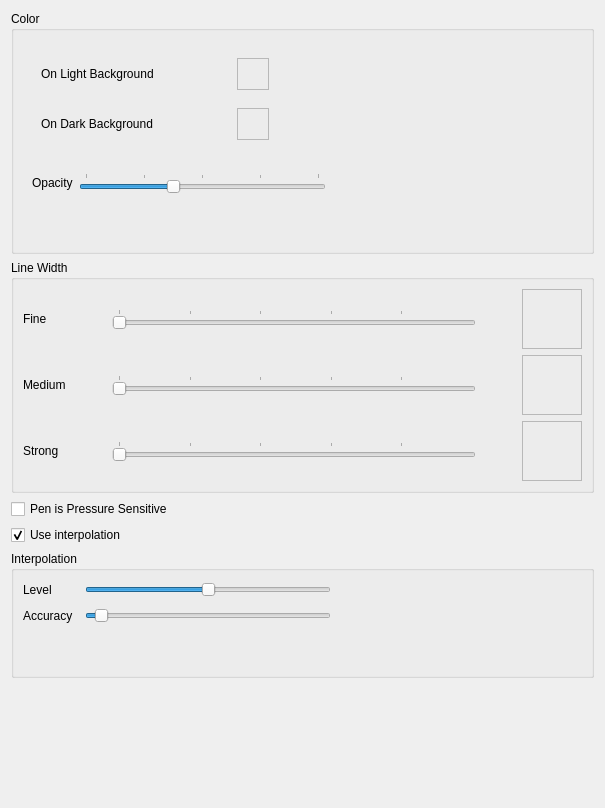
<?xml version="1.0" encoding="UTF-8"?>
<ui version="4.0">
 <class>brushProperties</class>
 <widget class="QFrame" name="brushProperties">
  <property name="geometry">
   <rect>
    <x>0</x>
    <y>0</y>
    <width>605</width>
    <height>808</height>
   </rect>
  </property>
  <property name="windowTitle">
   <string/>
  </property>
  <property name="frameShape">
   <enum>QFrame::NoFrame</enum>
  </property>
  <property name="frameShadow">
   <enum>QFrame::Plain</enum>
  </property>
  <layout class="QGridLayout" name="gridLayout">
   <item row="0" column="0" colspan="3">
    <widget class="QGroupBox" name="colorGroupBox">
     <property name="title">
      <string>Color</string>
     </property>
     <layout class="QGridLayout" name="gridLayout_4">
      <item row="0" column="0">
       <widget class="QFrame" name="colorFrame">
        <property name="frameShape">
         <enum>QFrame::NoFrame</enum>
        </property>
        <property name="frameShadow">
         <enum>QFrame::Raised</enum>
        </property>
        <layout class="QVBoxLayout" name="verticalLayout">
         <property name="spacing">
          <number>0</number>
         </property>
         <item>
          <widget class="QFrame" name="lightBackgroundFrame">
           <property name="frameShape">
            <enum>QFrame::NoFrame</enum>
           </property>
           <property name="frameShadow">
            <enum>QFrame::Raised</enum>
           </property>
           <layout class="QHBoxLayout" name="lightBackgroundLayout">
            <item>
             <widget class="QLabel" name="lightBackgroundLabel">
              <property name="text">
               <string>On Light Background</string>
              </property>
             </widget>
            </item>
            <item>
             <spacer name="horizontalSpacer">
              <property name="orientation">
               <enum>Qt::Horizontal</enum>
              </property>
              <property name="sizeHint" stdset="0">
               <size>
                <width>40</width>
                <height>20</height>
               </size>
              </property>
             </spacer>
            </item>
            <item>
             <widget class="UBColorPicker" name="lightBackgroundColorPicker0">
              <property name="minimumSize">
               <size>
                <width>32</width>
                <height>32</height>
               </size>
              </property>
              <property name="frameShape">
               <enum>QFrame::StyledPanel</enum>
              </property>
              <property name="frameShadow">
               <enum>QFrame::Raised</enum>
              </property>
             </widget>
            </item>
           </layout>
          </widget>
         </item>
         <item>
          <widget class="QFrame" name="darkBackgroundFrame">
           <property name="frameShape">
            <enum>QFrame::NoFrame</enum>
           </property>
           <property name="frameShadow">
            <enum>QFrame::Raised</enum>
           </property>
           <layout class="QHBoxLayout" name="darkBackgroundLayout">
            <item>
             <widget class="QLabel" name="darkBackgroundLabel">
              <property name="text">
               <string>On Dark Background</string>
              </property>
             </widget>
            </item>
            <item>
             <spacer name="horizontalSpacer_2">
              <property name="orientation">
               <enum>Qt::Horizontal</enum>
              </property>
              <property name="sizeHint" stdset="0">
               <size>
                <width>40</width>
                <height>20</height>
               </size>
              </property>
             </spacer>
            </item>
            <item>
             <widget class="UBColorPicker" name="darkBackgroundColorPicker0">
              <property name="minimumSize">
               <size>
                <width>32</width>
                <height>32</height>
               </size>
              </property>
              <property name="frameShape">
               <enum>QFrame::StyledPanel</enum>
              </property>
              <property name="frameShadow">
               <enum>QFrame::Raised</enum>
              </property>
             </widget>
            </item>
           </layout>
          </widget>
         </item>
        </layout>
       </widget>
      </item>
      <item row="0" column="2">
       <spacer name="neSpacer">
        <property name="orientation">
         <enum>Qt::Horizontal</enum>
        </property>
        <property name="sizeHint" stdset="0">
         <size>
          <width>0</width>
          <height>0</height>
         </size>
        </property>
       </spacer>
      </item>
      <item row="1" column="0" colspan="3">
       <widget class="QFrame" name="opacityFrame">
        <property name="frameShape">
         <enum>QFrame::NoFrame</enum>
        </property>
        <property name="frameShadow">
         <enum>QFrame::Raised</enum>
        </property>
        <layout class="QHBoxLayout" name="horizontalLayout">
         <item>
          <widget class="QLabel" name="opacityLabel">
           <property name="text">
            <string>Opacity</string>
           </property>
          </widget>
         </item>
         <item>
          <widget class="QSlider" name="opacitySlider">
           <property name="minimum">
            <number>20</number>
           </property>
           <property name="maximum">
            <number>100</number>
           </property>
           <property name="value">
            <number>50</number>
           </property>
           <property name="orientation">
            <enum>Qt::Horizontal</enum>
           </property>
           <property name="tickPosition">
            <enum>QSlider::TicksAbove</enum>
           </property>
           <property name="tickInterval">
            <number>20</number>
           </property>
          </widget>
         </item>
         <item>
          <spacer name="eSpacer_2">
           <property name="orientation">
            <enum>Qt::Horizontal</enum>
           </property>
           <property name="sizeHint" stdset="0">
            <size>
             <width>156</width>
             <height>20</height>
            </size>
           </property>
          </spacer>
         </item>
        </layout>
       </widget>
      </item>
      <item row="2" column="1">
       <spacer name="cSpacer">
        <property name="orientation">
         <enum>Qt::Vertical</enum>
        </property>
        <property name="sizeHint" stdset="0">
         <size>
          <width>20</width>
          <height>40</height>
         </size>
        </property>
       </spacer>
      </item>
     </layout>
    </widget>
   </item>
   <item row="2" column="0" colspan="3">
    <widget class="QFrame" name="pressureFrame">
     <property name="frameShape">
      <enum>QFrame::NoFrame</enum>
     </property>
     <property name="frameShadow">
      <enum>QFrame::Raised</enum>
     </property>
     <layout class="QHBoxLayout" name="horizontalLayout_4">
      <property name="margin">
       <number>0</number>
      </property>
      <item>
       <widget class="QCheckBox" name="pressureSensitiveCheckBox">
        <property name="sizePolicy">
         <sizepolicy hsizetype="MinimumExpanding" vsizetype="Fixed">
          <horstretch>0</horstretch>
          <verstretch>0</verstretch>
         </sizepolicy>
        </property>
        <property name="text">
         <string>Pen is Pressure Sensitive</string>
        </property>
       </widget>
      </item>
      <item>
       <spacer name="seSpacer">
        <property name="orientation">
         <enum>Qt::Horizontal</enum>
        </property>
        <property name="sizeHint" stdset="0">
         <size>
          <width>198</width>
          <height>20</height>
         </size>
        </property>
       </spacer>
      </item>
     </layout>
    </widget>
   </item>
   <item row="1" column="0" colspan="3">
    <widget class="QGroupBox" name="lineWidthGroupBox">
     <property name="sizePolicy">
      <sizepolicy hsizetype="Minimum" vsizetype="Preferred">
       <horstretch>0</horstretch>
       <verstretch>0</verstretch>
      </sizepolicy>
     </property>
     <property name="title">
      <string>Line Width</string>
     </property>
     <layout class="QGridLayout" name="gridLayout_2">
      <item row="1" column="1">
       <spacer name="wSpacer">
        <property name="orientation">
         <enum>Qt::Horizontal</enum>
        </property>
        <property name="sizeType">
         <enum>QSizePolicy::Fixed</enum>
        </property>
        <property name="sizeHint" stdset="0">
         <size>
          <width>40</width>
          <height>20</height>
         </size>
        </property>
       </spacer>
      </item>
      <item row="1" column="3">
       <spacer name="eSpacer">
        <property name="orientation">
         <enum>Qt::Horizontal</enum>
        </property>
        <property name="sizeType">
         <enum>QSizePolicy::Fixed</enum>
        </property>
        <property name="sizeHint" stdset="0">
         <size>
          <width>40</width>
          <height>20</height>
         </size>
        </property>
       </spacer>
      </item>
      <item row="1" column="2">
       <widget class="QSlider" name="fineSlider">
        <property name="minimum">
         <number>5</number>
        </property>
        <property name="maximum">
         <number>500</number>
        </property>
        <property name="value">
         <number>5</number>
        </property>
        <property name="orientation">
         <enum>Qt::Horizontal</enum>
        </property>
        <property name="tickPosition">
         <enum>QSlider::TicksAbove</enum>
        </property>
        <property name="tickInterval">
         <number>100</number>
        </property>
       </widget>
      </item>
      <item row="2" column="0">
       <widget class="QLabel" name="mediumLabel">
        <property name="text">
         <string>Medium</string>
        </property>
       </widget>
      </item>
      <item row="2" column="2">
       <widget class="QSlider" name="mediumSlider">
        <property name="minimum">
         <number>5</number>
        </property>
        <property name="maximum">
         <number>500</number>
        </property>
        <property name="orientation">
         <enum>Qt::Horizontal</enum>
        </property>
        <property name="tickPosition">
         <enum>QSlider::TicksAbove</enum>
        </property>
        <property name="tickInterval">
         <number>100</number>
        </property>
       </widget>
      </item>
      <item row="3" column="0">
       <widget class="QLabel" name="strongLabel">
        <property name="text">
         <string>Strong</string>
        </property>
       </widget>
      </item>
      <item row="3" column="2">
       <widget class="QSlider" name="strongSlider">
        <property name="minimum">
         <number>5</number>
        </property>
        <property name="maximum">
         <number>500</number>
        </property>
        <property name="orientation">
         <enum>Qt::Horizontal</enum>
        </property>
        <property name="tickPosition">
         <enum>QSlider::TicksAbove</enum>
        </property>
        <property name="tickInterval">
         <number>100</number>
        </property>
       </widget>
      </item>
      <item row="1" column="4">
       <widget class="UBCircleFrame" name="fineDisplayFrame">
        <property name="sizePolicy">
         <sizepolicy hsizetype="Fixed" vsizetype="Fixed">
          <horstretch>60</horstretch>
          <verstretch>60</verstretch>
         </sizepolicy>
        </property>
        <property name="minimumSize">
         <size>
          <width>60</width>
          <height>60</height>
         </size>
        </property>
        <property name="frameShape">
         <enum>QFrame::StyledPanel</enum>
        </property>
        <property name="frameShadow">
         <enum>QFrame::Raised</enum>
        </property>
       </widget>
      </item>
      <item row="2" column="4">
       <widget class="UBCircleFrame" name="mediumDisplayFrame">
        <property name="sizePolicy">
         <sizepolicy hsizetype="Fixed" vsizetype="Fixed">
          <horstretch>60</horstretch>
          <verstretch>60</verstretch>
         </sizepolicy>
        </property>
        <property name="minimumSize">
         <size>
          <width>60</width>
          <height>60</height>
         </size>
        </property>
        <property name="frameShape">
         <enum>QFrame::StyledPanel</enum>
        </property>
        <property name="frameShadow">
         <enum>QFrame::Raised</enum>
        </property>
       </widget>
      </item>
      <item row="3" column="4">
       <widget class="UBCircleFrame" name="strongDisplayFrame">
        <property name="sizePolicy">
         <sizepolicy hsizetype="Fixed" vsizetype="Fixed">
          <horstretch>60</horstretch>
          <verstretch>60</verstretch>
         </sizepolicy>
        </property>
        <property name="minimumSize">
         <size>
          <width>60</width>
          <height>60</height>
         </size>
        </property>
        <property name="frameShape">
         <enum>QFrame::StyledPanel</enum>
        </property>
        <property name="frameShadow">
         <enum>QFrame::Raised</enum>
        </property>
       </widget>
      </item>
      <item row="1" column="0">
       <widget class="QLabel" name="fineLabel">
        <property name="text">
         <string>Fine</string>
        </property>
       </widget>
      </item>
     </layout>
    </widget>
   </item>
   <item row="5" column="1">
    <spacer name="verticalSpacer_2">
     <property name="orientation">
      <enum>Qt::Vertical</enum>
     </property>
     <property name="sizeHint" stdset="0">
      <size>
       <width>20</width>
       <height>40</height>
      </size>
     </property>
    </spacer>
   </item>
   <item row="4" column="0" colspan="3">
    <widget class="QGroupBox" name="interpolationGroupBox">
     <property name="title">
      <string>Interpolation</string>
     </property>
     <layout class="QGridLayout" name="gridLayout_3">
      <item row="0" column="0">
       <widget class="QLabel" name="interpolationLevelLabel">
        <property name="text">
         <string>Level</string>
        </property>
       </widget>
      </item>
      <item row="1" column="2">
       <widget class="QSlider" name="accuracySlider">
        <property name="minimum">
         <number>1</number>
        </property>
        <property name="value">
         <number>5</number>
        </property>
        <property name="orientation">
         <enum>Qt::Horizontal</enum>
        </property>
       </widget>
      </item>
      <item row="0" column="2">
       <widget class="QSlider" name="levelSlider">
        <property name="sizePolicy">
         <sizepolicy hsizetype="Expanding" vsizetype="Expanding">
          <horstretch>0</horstretch>
          <verstretch>0</verstretch>
         </sizepolicy>
        </property>
        <property name="minimum">
         <number>1</number>
        </property>
        <property name="maximum">
         <number>5</number>
        </property>
        <property name="value">
         <number>3</number>
        </property>
        <property name="orientation">
         <enum>Qt::Horizontal</enum>
        </property>
       </widget>
      </item>
      <item row="1" column="3">
       <spacer name="horizontalSpacer_5">
        <property name="orientation">
         <enum>Qt::Horizontal</enum>
        </property>
        <property name="sizeHint" stdset="0">
         <size>
          <width>40</width>
          <height>20</height>
         </size>
        </property>
       </spacer>
      </item>
      <item row="1" column="0">
       <widget class="QLabel" name="interpolationAccuracy">
        <property name="text">
         <string>Accuracy</string>
        </property>
       </widget>
      </item>
      <item row="0" column="3">
       <spacer name="horizontalSpacer_4">
        <property name="orientation">
         <enum>Qt::Horizontal</enum>
        </property>
        <property name="sizeHint" stdset="0">
         <size>
          <width>40</width>
          <height>20</height>
         </size>
        </property>
       </spacer>
      </item>
      <item row="2" column="1" colspan="3">
       <spacer name="verticalSpacer">
        <property name="orientation">
         <enum>Qt::Vertical</enum>
        </property>
        <property name="sizeHint" stdset="0">
         <size>
          <width>20</width>
          <height>40</height>
         </size>
        </property>
       </spacer>
      </item>
     </layout>
    </widget>
   </item>
   <item row="3" column="1" colspan="2">
    <spacer name="horizontalSpacer_3">
     <property name="orientation">
      <enum>Qt::Horizontal</enum>
     </property>
     <property name="sizeHint" stdset="0">
      <size>
       <width>40</width>
       <height>20</height>
      </size>
     </property>
    </spacer>
   </item>
   <item row="3" column="0">
    <widget class="QCheckBox" name="interpolationCheckBox">
     <property name="text">
      <string>Use interpolation</string>
     </property>
     <property name="checked">
      <bool>true</bool>
     </property>
    </widget>
   </item>
  </layout>
 </widget>
 <customwidgets>
  <customwidget>
   <class>UBCircleFrame</class>
   <extends>QFrame</extends>
   <header>gui/UBCircleFrame.h</header>
   <container>1</container>
  </customwidget>
  <customwidget>
   <class>UBColorPicker</class>
   <extends>QFrame</extends>
   <header>gui/UBColorPicker.h</header>
   <container>1</container>
  </customwidget>
 </customwidgets>
 <resources/>
 <connections/>
</ui>
